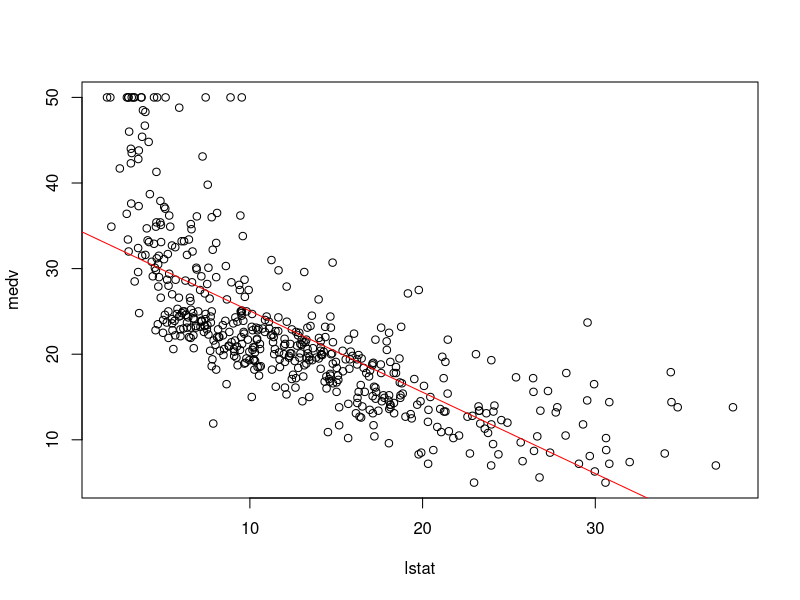
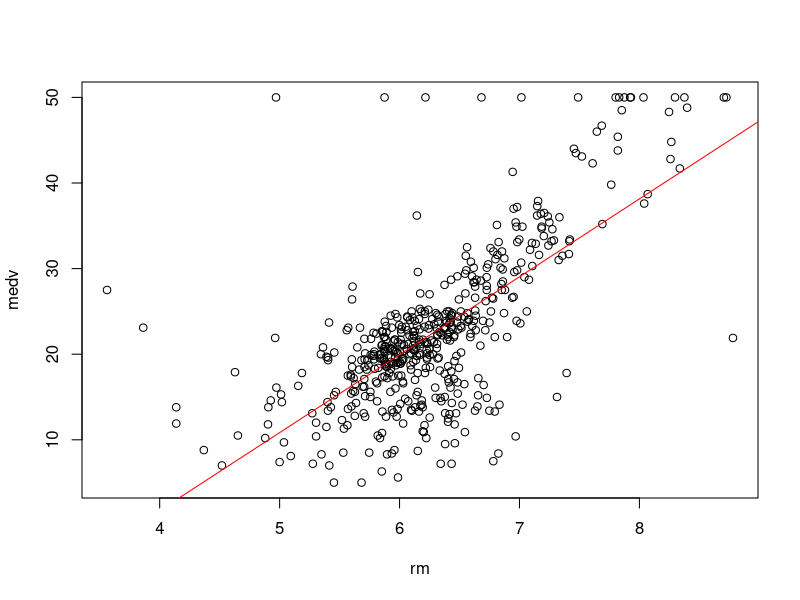
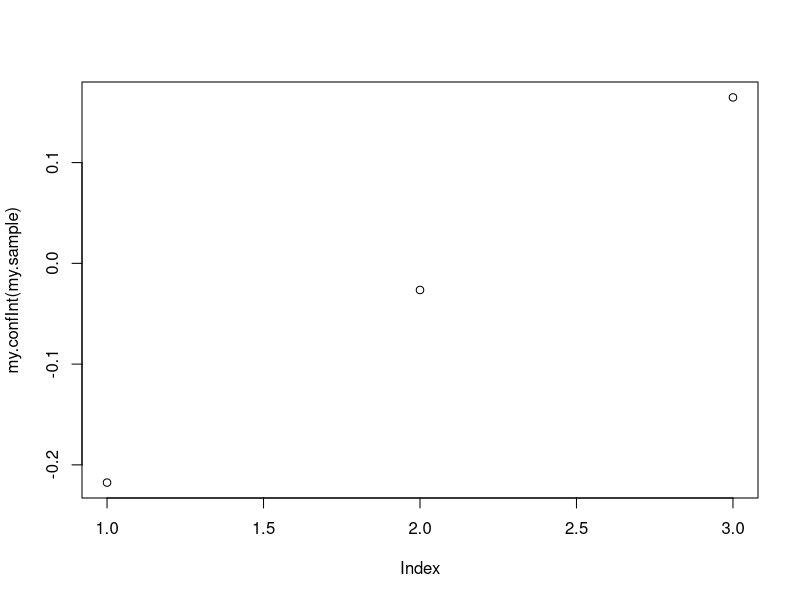
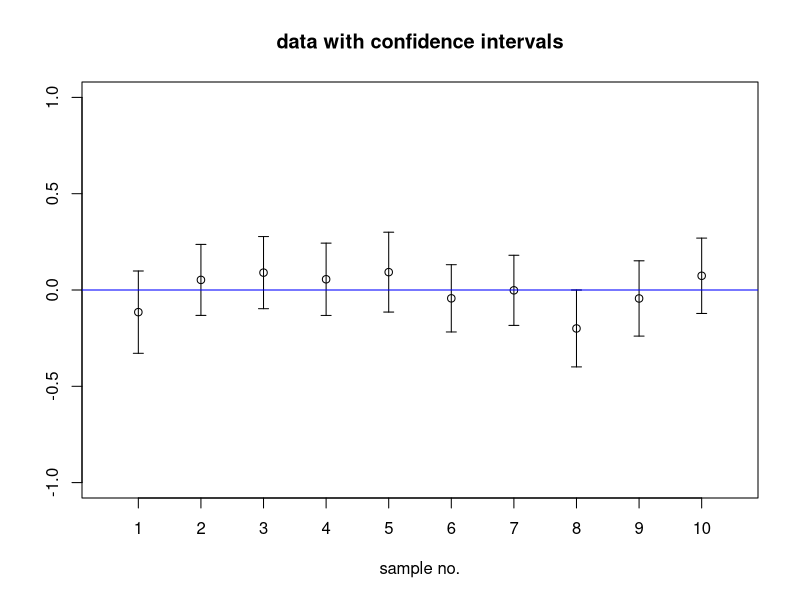
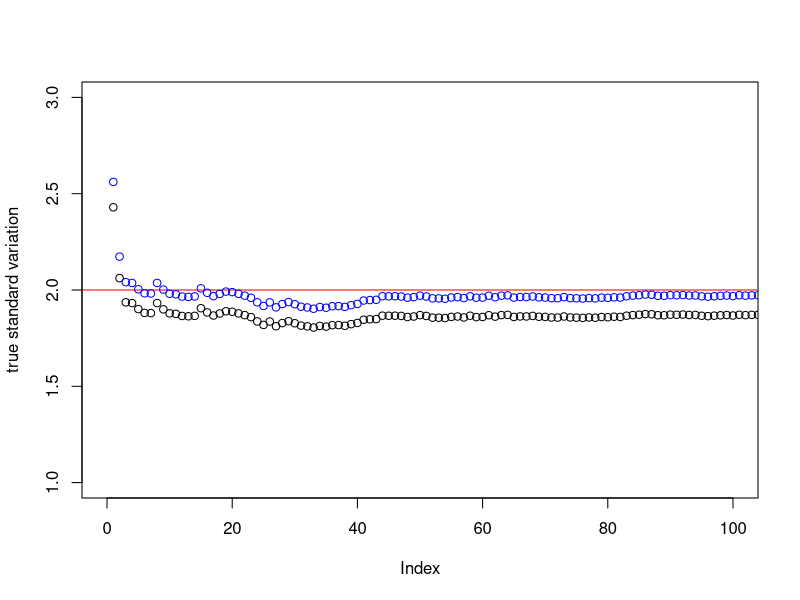

Reproduce these figures in R, in order.
################
# Exerc 1
#
# Calculate manually simple linear regressions and compare to the output of lm
#

library(MASS)

beta <- function(y,x) {
  x_mean <- mean(x)
  y_mean <- mean(y)
  beta_1 <- sum((x-x_mean) * (y-y_mean)) / sum((x-x_mean)^2)
  beta_0 <- y_mean - beta_1*x_mean
  return(c(beta_1, beta_0))
}
  
beta(Boston$medv, Boston$lstat)
beta(Boston$medv, Boston$rm)

lm1 <- lm(medv ~ lstat, Boston)
lm2 <- lm(medv ~ rm, Boston)

lm1$coefficients
lm2$coefficients

plot(medv ~ lstat, Boston)
abline(lm1$coeff, col='red')

plot(medv ~ rm, Boston)
abline(lm2$coeff, col='red')

summary(lm1)
summary(lm2)



################
# Exerc 2
#
#
# calculate confidence intervals

my.confInt <- function(x){
  my.n <- length(x)
  my.mean <- mean(x)
  #my.SE <- sqrt(sum( (x-my.mean)^2 )/(my.n-1))/sqrt(my.n)
  my.SE <- sd(x)/sqrt(my.n)
  #print(my.mean)
  #print(my.SE)
  my.confInt <- c((my.mean-2*my.SE), my.mean, my.mean+2*my.SE)
  return(my.confInt)
}
my.sample <- rnorm(100)

my.confInt(my.sample)

t.test(my.sample)$conf.int
t.test(my.sample)$stderr
t.test(my.sample)$estimate
#
t.test(my.sample)$estimate+2*t.test(my.sample)$stderr
t.test(my.sample)$estimate-2*t.test(my.sample)$stderr

plot(my.confInt(my.sample))



#
# now do it 10 times and plot
#

my.confIntPlot <- function(x){
  my.n <- length(x)
  my.mean <- mean(x)
  my.SE <- sqrt(sum( (x-my.mean)^2 )/(my.n-2))  / sqrt(my.n)
  #my.SE <- sqrt(sum( (x-my.mean)^2 )/(my.n-1))/sqrt(my.n)
  #my.set <- tmp <- t.test(x)$conf.int
  return(c(my.mean, my.SE))
}

#install.packages('psych')
library(psych)


my.means <- c()
my.ses <- c()
for (i in c(1:10)) {
  x <- my.confIntPlot(rnorm(100, mean=0))
  my.means <- c(my.means, x[1])
  my.ses <- c(my.ses, 1.96*x[2])
}
my.stats <- data.frame(mean=my.means,se=my.ses)#,n=rep(100,10))
error.bars(stats=my.stats,main="data with confidence intervals", eyes=FALSE, ylim=c(-1,1), ylab='', xlab='sample no.')
abline(0,0, col='blue')
#points(1,0.01192274, col='red')

################
# Exerc 3
# 
# 
# 
# plot error when using n instead of n-1
ex3 <- function(){
  x <- rnorm(20)
  e <- rnorm(20,m=0, sd=2)
  y <- 2*x+e
  return(data.frame(x,y))
}
currentRSE <- 0
overallRSE <- 0
currentSD <- 0
overallSD <- 0
plot(1, type='n', xlim=c(0,100), ylim=c(1,3), ylab="true standard variation")
abline(2,0, col="red")
for (i in 1:1000) {
  #print(paste(currentRSE,overallRSE,i))
  sampleLM <- lm(y~x, ex3())
  currentRSE <- summary(sampleLM)$sigma 
  overallRSE <- overallRSE*(1-(1/i)) + (1/i)*currentRSE
  currentSD <- sqrt(sum(summary(sampleLM)$resid^2)/20)
  overallSD <- overallSD*(1-(1/i)) + (1/i)*currentSD
  points(i,overallRSE, col="blue")
  points(i,overallSD)
  abline(4,0, col="red")
}



